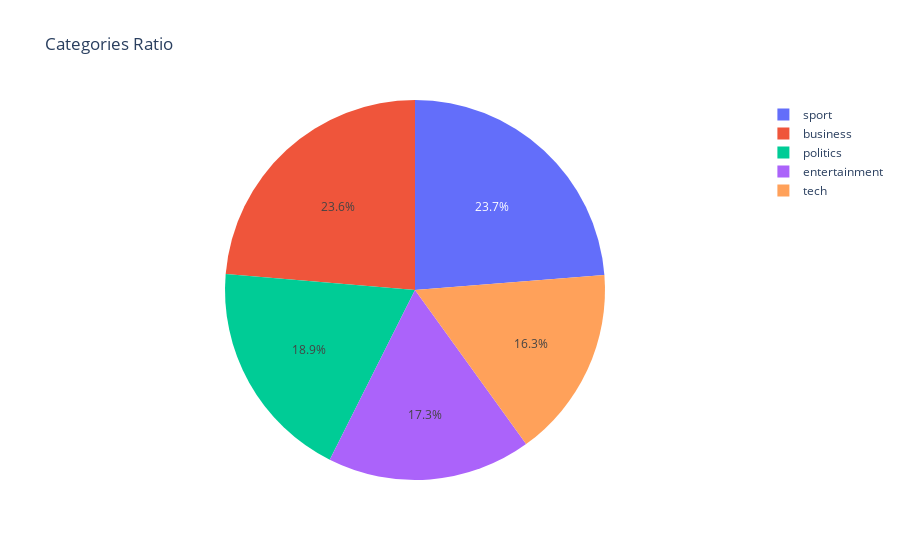

The cell this chart's notebook holds for it:
### Code cell
tmp_df = pd.DataFrame({'Category': df['Category'].value_counts().index, 'files_count': df['Category'].value_counts().values})
fig = px.pie(tmp_df, values='files_count', names='Category', title=f"Categories Ratio")
fig.show()

### Figure 1 — Plotly figure (JSON) as saved in the notebook; plotly's stock layout.template omitted (floating-point values rounded to 4 significant figures)
{"data": [{"domain": {"x": [0, 1], "y": [0, 1]}, "hovertemplate": "Category=%{label}<br>files_count=%{value}<extra></extra>", "labels": ["sport", "business", "politics", "entertainment", "tech"], "legendgroup": "", "name": "", "showlegend": true, "type": "pie", "values": [505, 503, 403, 369, 347]}], "layout": {"legend": {"tracegroupgap": 0}, "title": {"text": "Categories Ratio"}}}
